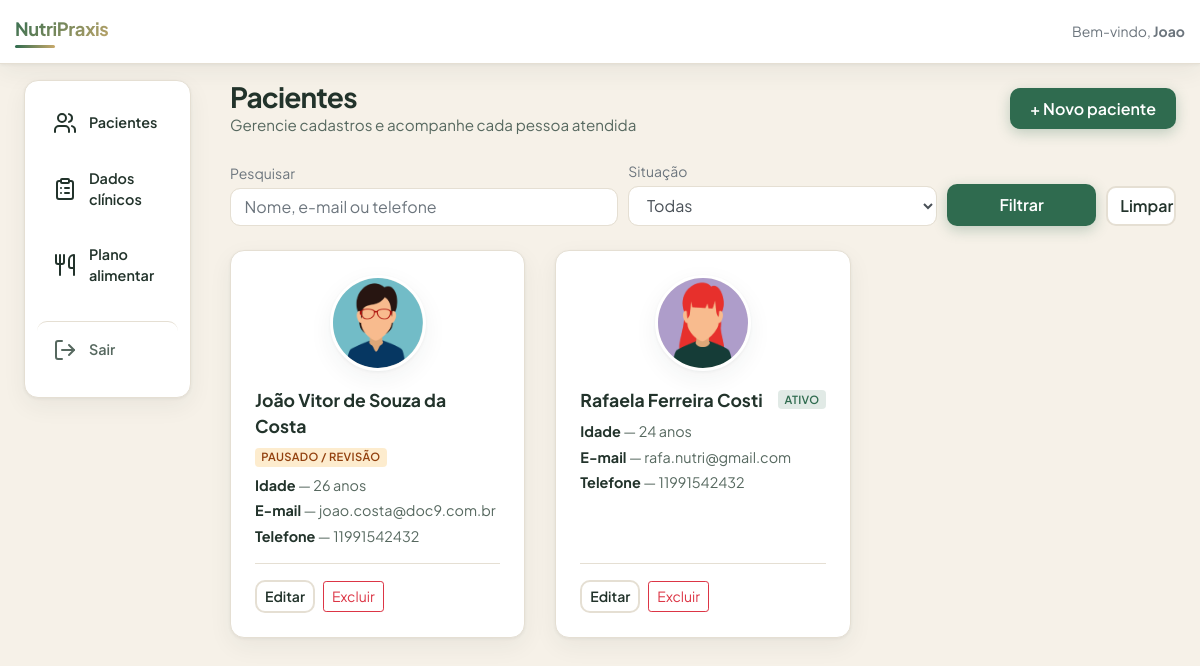
The page /pacientes/ (signed in) on the database its author committed.
### plataforma/models.py (models this page shows, shortened)
class Pacientes(models.Model):
    choices_sexo = (
        ('F', 'Feminino'),
        ('M', 'Masculino'),
    )
    choices_situacao = (
        ('ativo', 'Ativo'),
        ('pausa', 'Pausado / revisão'),
        ('alta', 'Alta'),
    )
    nome = models.CharField(max_length=50)
    foto = models.ImageField(
        upload_to='pacientes/fotos',
        blank=True,
        null=True,
        verbose_name='Foto de perfil',
    )
    sexo = models.CharField(max_length=1, choices=choices_sexo)
    idade = models.IntegerField()
    email = models.EmailField()
    telefone = models.CharField(max_length=19)
    situacao = models.CharField(
        max_length=20,
        choices=choices_situacao,
        default='ativo',
        verbose_name='Situação',
    )
    peso_meta = models.DecimalField(
        max_digits=6,
        decimal_places=2,
        null=True,
        blank=True,
        verbose_name='Meta de peso (kg)',
    )
    nutri = models.ForeignKey(User, on_delete=models.CASCADE)
    class Meta:
        constraints = [
            models.UniqueConstraint(
                fields=['nutri', 'email'],
                name='unique_paciente_email_por_nutri',
            ),
        ]

### plataforma/views.py (the view, shortened to what this page needs)
# urls.py: path('pacientes/', views.pacientes, name='pacientes'),
@login_required(login_url='/auth/logar/')
def pacientes(request):
    if request.method == 'GET':
        q = request.GET.get('q', '')
        situacao = request.GET.get('situacao', '')
        lista = _pacientes_filtrados(request.user, q=q, situacao=situacao)
        return render(
            request,
            'pacientes.html',
            {
                'pacientes': lista,
                'filtro_q': (q or '').strip(),
                'filtro_situacao': situacao if situacao in SITUACOES_VALIDAS else '',
                'situacao_choices': Pacientes.choices_situacao,
            },
        )

### plataforma/templatetags/paciente_tags.py (called while the page is built)
@register.inclusion_tag('plataforma/tags/paciente_avatar.html')
def paciente_avatar(paciente, size=120, extra_class=''):
    try:
        s = int(size)
    except (TypeError, ValueError):
        s = 120
    return {'paciente': paciente, 'size': s, 'extra_class': extra_class}

### plataforma/views.py (called while the page is built)
def _pacientes_filtrados(user, q=None, situacao=None):
    qs = Pacientes.objects.filter(nutri=user)
    if situacao in SITUACOES_VALIDAS:
        qs = qs.filter(situacao=situacao)
    q = (q or '').strip()
    if q:
        qs = qs.filter(
            Q(nome__icontains=q) | Q(email__icontains=q) | Q(telefone__icontains=q)
        )
    return qs.order_by('nome')

### plataforma/templates/pacientes.html (shortened to what this page needs)
{% extends 'base_plataforma.html' %}
{% load static %}
{% load paciente_tags %}
{% block 'plataforma' %}
<div class="d-flex flex-wrap align-items-center justify-content-between gap-2 mb-4 nl-toolbar-page">
    <div>
        <h1 class="nl-page-title mb-0">Pacientes</h1>
        <p class="nl-page-sub mb-0">Gerencie cadastros e acompanhe cada pessoa atendida</p>
    </div>
    <button type="button" class="btn btn-nl-primary" data-toggle="modal" data-target="#modal">
        + Novo paciente
    </button>
</div>
<form method="get" class="no-print nl-filtros-pacientes mb-4">
    <div class="form-row align-items-end">
        <div class="col-12 col-md-5 mb-2 mb-md-0">
            <label for="filtro-q" class="small text-muted mb-1 d-block">Pesquisar</label>
            <input type="search" id="filtro-q" name="q" class="form-control" placeholder="Nome, e-mail ou telefone" value="{{ filtro_q }}">
        </div>
        <div class="col-12 col-md-4 mb-2 mb-md-0">
            <label for="filtro-situacao" class="small text-muted mb-1 d-block">Situação</label>
            <select id="filtro-situacao" name="situacao" class="form-control">
                <option value="" {% if not filtro_situacao %}selected{% endif %}>Todas</option>
            </select>
        </div>
        <div class="col-6 col-md-2">
            <button type="submit" class="btn btn-nl-primary btn-block">Filtrar</button>
        </div>
        <div class="col-6 col-md-1">
            <a href="{% url 'pacientes' %}" class="btn btn-nl-outline btn-block" title="Limpar filtros">Limpar</a>
        </div>
    </div>
</form>
<div class="row">
    {% for paciente in pacientes %}
    <div class="col-sm-6 col-lg-4 mb-4">
        <div class="nl-card-paciente nl-card-paciente--wrap h-100 d-flex flex-column">
            <a href="{% url 'dados_paciente' paciente.id %}" class="nl-card-paciente-link flex-grow-1">
                <div class="foto-perfil">
                    {% paciente_avatar paciente 96 %}
                </div>
                <div class="d-flex flex-wrap align-items-center justify-content-between gap-2 mb-2">
                    <div class="nome-destaque mb-0">{{ paciente.nome }}</div>
                    <span class="badge nl-badge-situacao nl-badge-situacao--{{ paciente.situacao }}">{{ paciente.get_situacao_display }}</span>
                </div>
                <p class="dados mb-1"><strong>Idade</strong> — {{ paciente.idade }} anos</p>
                <p class="dados mb-1"><strong>E-mail</strong> — {{ paciente.email }}</p>
                <p class="dados mb-0"><strong>Telefone</strong> — {{ paciente.telefone }}</p>
            </a>
            <div class="nl-card-paciente-actions mt-3 pt-3 border-top d-flex flex-wrap align-items-center gap-2">
                <button type="button"
                        class="btn btn-sm btn-nl-outline js-editar-paciente"
                        data-toggle="modal"
                        data-target="#modalEditar"
                        data-url="{% url 'paciente_editar' paciente.id %}"
                        data-nome="{{ paciente.nome|escape }}"
                        data-sexo="{{ paciente.sexo|escape }}"
                        data-idade="{{ paciente.idade }}"
                        data-email="{{ paciente.email|escape }}"
                        data-telefone="{{ paciente.telefone|escape }}"
                        data-situacao="{{ paciente.situacao|escape }}"
                        {% if paciente.foto %}data-foto-url="{{ paciente.foto.url|escape }}"{% endif %}>
                    Editar
                </button>
                <form method="post" action="{% url 'paciente_excluir' paciente.id %}" class="d-inline mb-0"
                      onsubmit="return confirm('Remover este paciente? Esta ação não pode ser desfeita.');">
                    <button type="submit" class="btn btn-sm btn-outline-danger">Excluir</button>
                </form>
            </div>
        </div>
    </div>
    {% endfor %}
</div>
{% endblock %}

### templates/base_plataforma.html (shortened to what this page needs)
{% extends 'base.html' %}
{% load static %}
{% block 'head' %}
    <link rel="stylesheet" href="{% static 'plataforma/css/css.css' %}">
    <link rel="stylesheet" href="{% static 'plataforma/css/plataforma_print.css' %}">
    <link rel="stylesheet" href="{% static 'plataforma/css/plano_alimentar.css' %}">
{% endblock %}
{% block 'body' %}
    <div class="container-fluid py-2 py-md-3 px-2 px-sm-3 px-md-4">
        <div class="row">
            <div class="col-12 col-md-3 col-lg-2 sidebar-plataforma no-print nl-sidebar-wrap mb-3 mb-md-0">
                <nav class="nl-sidebar" aria-label="Menu principal">
                    <a href="{% url 'pacientes' %}" class="nl-nav-link">
                        <span>Pacientes</span>
                    </a>
                    <a href="{% url 'dados_paciente_listar' %}" class="nl-nav-link">
                        <span>Dados clínicos</span>
                    </a>
                    <a href="{% url 'plano_alimentar_listar' %}" class="nl-nav-link">
                        <span>Plano alimentar</span>
                    </a>
                    <a href="{% url 'sair' %}" class="nl-nav-link nl-nav-sair">
                        <span>Sair</span>
                    </a>
                </nav>
            </div>
            <div class="col-12 col-md-9 col-lg-10 conteudo-plataforma nl-main">
                {% block 'plataforma' %}{% endblock %}
            </div>
        </div>
    </div>
{% endblock %}

### templates/base.html (shortened to what this page needs)
{% load static %}
<!doctype html>
<html lang="pt-BR">
  <head>
    <link rel="stylesheet" href="https://cdn.jsdelivr.net/npm/bootstrap@4.6.2/dist/css/bootstrap.min.css">
    <link rel="stylesheet" href="{% static 'css/theme.css' %}">
    {% block 'head' %}{% endblock %}
  </head>
  <body>
    {% if user.is_authenticated %}
        <nav class="navbar navbar-expand-lg navbar-light nl-navbar">
          <div class="container-fluid">
            <a class="navbar-brand" href="{% url 'pacientes' %}">NutriPraxis</a>
            <div class="collapse navbar-collapse" id="navbarNav">
              <ul class="navbar-nav ml-auto">
                <li class="nav-item">
                  <span class="navbar-text text-muted small">Bem-vindo, <strong>{% if user.get_full_name %}{{ user.get_full_name }}{% else %}{{ user.username }}{% endif %}</strong></span>
                </li>
              </ul>
            </div>
          </div>
        </nav>
    {% endif %}
    {% block 'body' %}{% endblock %}
  </body>
</html>

### plataforma/templates/plataforma/tags/paciente_avatar.html
{% load static %}
<div class="paciente-avatar-wrap {{ extra_class }}" style="width: {{ size }}px; height: {{ size }}px; min-width: {{ size }}px; min-height: {{ size }}px;">
    {% if paciente.foto %}
        <img src="{{ paciente.foto.url }}" alt="" class="paciente-avatar-img" width="{{ size }}" height="{{ size }}">
    {% elif paciente.sexo == "M" %}
        <img src="{% static 'plataforma/img/perfil2.png' %}" alt="" class="paciente-avatar-img" width="{{ size }}" height="{{ size }}">
    {% else %}
        <img src="{% static 'plataforma/img/perfil1.png' %}" alt="" class="paciente-avatar-img" width="{{ size }}" height="{{ size }}">
    {% endif %}
</div>

### rows shown on the page
Pacientes: {{ size }} 96 (drawn), nome "João Vitor de Souza da Costa", situacao "PAUSADO / REVISÃO", idade "26", email "joao.costa@doc9.com.br", telefone "11991542432"
Pacientes: {{ size }} 96 (drawn), nome "Rafaela Ferreira Costi", situacao "ATIVO", idade "24", email "rafa.nutri@gmail.com", telefone "11991542432"

### other values the page prints
{{ user.username }} "Joao"
